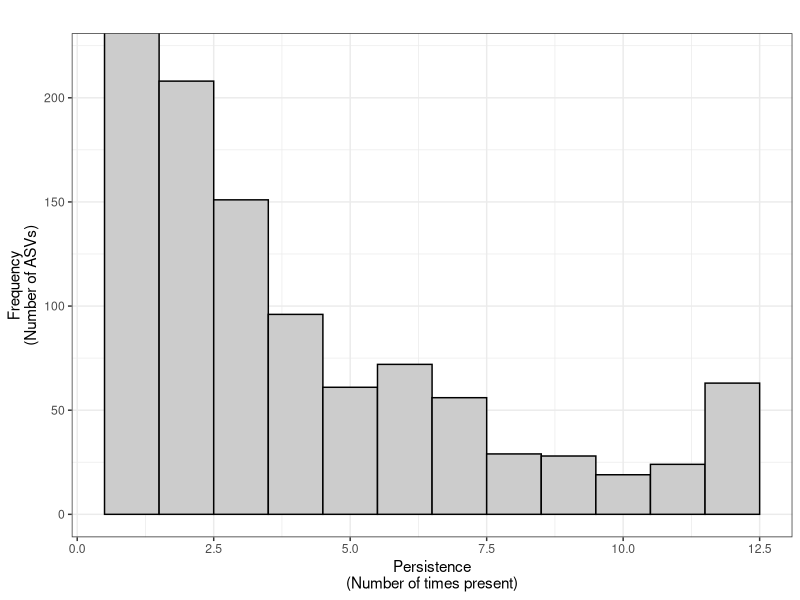
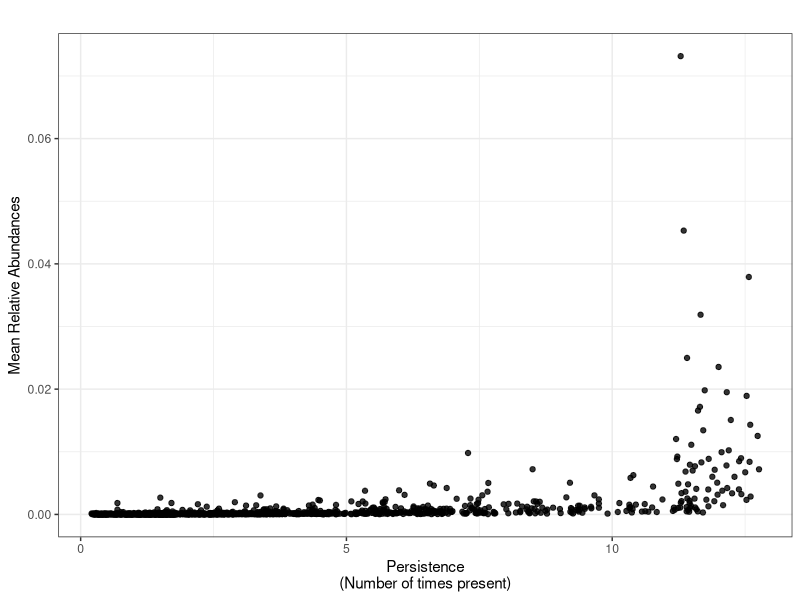
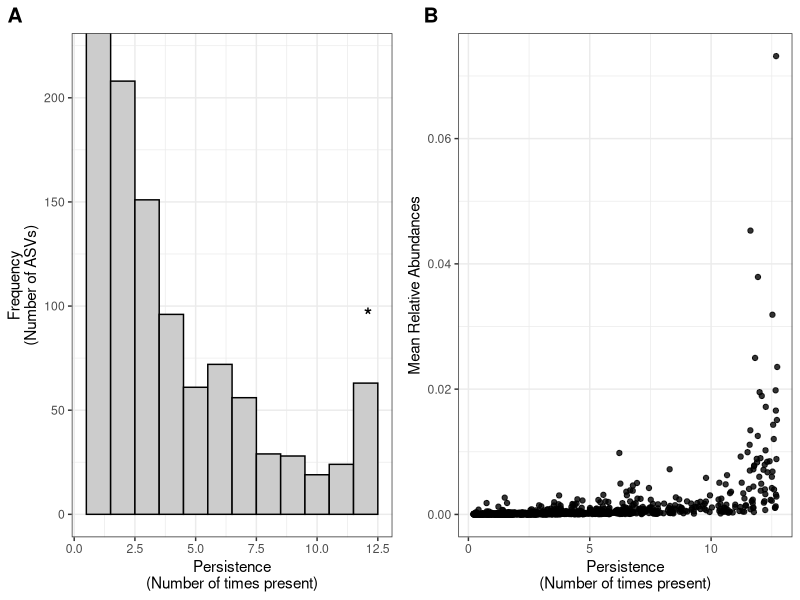

Generate these figures, in order, with R:
#Bimodality

#Loading required libraries
library(dplyr)
library(tidyr)
library(ggplot2)
library(vegan)
library(cowplot)
library(gridExtra)
library(ggpubr)

#set directory in your machine
setwd("C:/Users/erick/Desktop/")

#data input
asv_bact=read.csv("BroaMO_16S_ra_rarefied+taxonomy.csv",header=T,row.names="asv")
asv_bact=asv_bact[1:12]
asv_bact=t(asv_bact)
asv_bact_pa = decostand(asv_bact, "pa")
x=asv_bact_pa

#plotting
a = print(ggplot(data=data.frame(apply(x, 1, sum)[which(apply(x, 2, sum) >0)]),aes(x=data.frame(apply(x, 2, sum)[which(apply(x, 2, sum) >0)])[,1]))+
            geom_histogram(fill="grey80",colour="black",binwidth=1)+
            ylim(c(0,ncol(x)))+
            ylab(paste("Frequency","(Number of ASVs)",sep="\n"))+
            xlab(paste("Persistence","(Number of times present)",sep="\n"))+
            ggtitle("")+
            coord_cartesian(ylim = c(0,220))+
            theme_bw())

table.out=as.data.frame(table(apply(x, 2, sum)[which(apply(x, 2, sum) >0)]))
colnames(table.out)= c("Persistency","Frequency")
print(table.out)
(ratio=(table.out[nrow(table.out),2])/(table.out[1,2]))

test.input=as.data.frame(table(apply(x, 2, sum)[which(apply(x, 2, sum) >0)]))
MOS.test=MOStest(as.numeric(table.out[,1]), 
                 as.numeric(table.out[,2]),
                 family=gaussian(link = "identity"), 
                 maxit = 200)
print(MOS.test)
capture.output(MOS.test,file=paste("bimodality_test.txt",sep="_")) #Saves table with stats

asv_bact=t(asv_bact)
asv_bact <- as.data.frame (asv_bact) %>% 
  mutate (mean = rowMeans(.)) %>% 
  mutate (count = rowSums(.[,-13] != 0))


b = print(ggplot(asv_bact,aes(x=count, y=mean))+
            geom_jitter(width = 0.8,alpha=0.8)+
            ylab(paste("Mean Relative Abundances"))+
            xlab(paste("Persistence","(Number of times present)",sep="\n"))+
            ggtitle("")+
            theme_bw())

x = arrangeGrob(a,b,
                ncol = 2, nrow = 1,
                layout_matrix = rbind(c(1,2)))
as_ggplot(x)+
  draw_plot_label(label = c ("A","B","*"), size = 15,
                  x = c(0, 0.52,0.45), y = c(1, 1,0.5))
